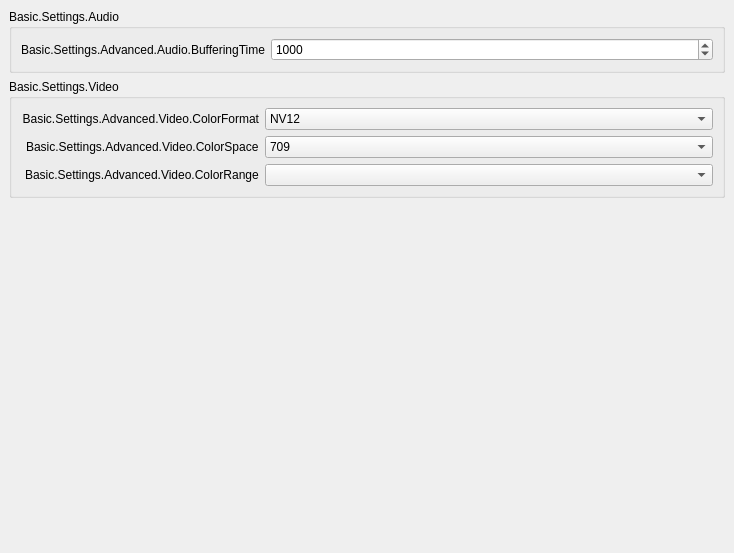
           <widget class="QWidget" name="scrollAreaWidgetContents">
            <property name="geometry">
             <rect>
              <x>0</x>
              <y>0</y>
              <width>734</width>
              <height>553</height>
             </rect>
            </property>
            <layout class="QVBoxLayout" name="verticalLayout_16">
             <property name="leftMargin">
              <number>0</number>
             </property>
             <property name="topMargin">
              <number>0</number>
             </property>
             <property name="rightMargin">
              <number>0</number>
             </property>
             <property name="bottomMargin">
              <number>9</number>
             </property>
             <item alignment="Qt::AlignTop">
              <widget class="QWidget" name="widget_11" native="true">
               <layout class="QVBoxLayout" name="verticalLayout_17">
                <item>
                 <widget class="QGroupBox" name="groupBox_6">
                  <property name="title">
                   <string>Basic.Settings.Audio</string>
                  </property>
                  <layout class="QFormLayout" name="formLayout_17">
                   <property name="fieldGrowthPolicy">
                    <enum>QFormLayout::AllNonFixedFieldsGrow</enum>
                   </property>
                   <property name="labelAlignment">
                    <set>Qt::AlignRight|Qt::AlignTrailing|Qt::AlignVCenter</set>
                   </property>
                   <item row="0" column="0">
                    <widget class="QLabel" name="label_35">
                     <property name="minimumSize">
                      <size>
                       <width>0</width>
                       <height>0</height>
                      </size>
                     </property>
                     <property name="text">
                      <string>Basic.Settings.Advanced.Audio.BufferingTime</string>
                     </property>
                     <property name="alignment">
                      <set>Qt::AlignRight|Qt::AlignTrailing|Qt::AlignVCenter</set>
                     </property>
                    </widget>
                   </item>
                   <item row="0" column="1">
                    <widget class="QSpinBox" name="audioBufferingTime">
                     <property name="minimum">
                      <number>100</number>
                     </property>
                     <property name="maximum">
                      <number>10000</number>
                     </property>
                     <property name="value">
                      <number>1000</number>
                     </property>
                    </widget>
                   </item>
                  </layout>
                 </widget>
                </item>
                <item>
                 <widget class="QGroupBox" name="advancedVideoContainer">
                  <property name="title">
                   <string>Basic.Settings.Video</string>
                  </property>
                  <layout class="QFormLayout" name="formLayout_14">
                   <property name="fieldGrowthPolicy">
                    <enum>QFormLayout::AllNonFixedFieldsGrow</enum>
                   </property>
                   <property name="labelAlignment">
                    <set>Qt::AlignRight|Qt::AlignTrailing|Qt::AlignVCenter</set>
                   </property>
                   <item row="0" column="0">
                    <widget class="QLabel" name="label_30">
                     <property name="minimumSize">
                      <size>
                       <width>0</width>
                       <height>0</height>
                      </size>
                     </property>
                     <property name="text">
                      <string>Basic.Settings.Advanced.Video.ColorFormat</string>
                     </property>
                     <property name="alignment">
                      <set>Qt::AlignRight|Qt::AlignTrailing|Qt::AlignVCenter</set>
                     </property>
                    </widget>
                   </item>
                   <item row="0" column="1">
                    <widget class="QComboBox" name="colorFormat">
                     <item>
                      <property name="text">
                       <string notr="true">NV12</string>
                      </property>
                     </item>
                     <item>
                      <property name="text">
                       <string notr="true">I420</string>
                      </property>
                     </item>
                     <item>
                      <property name="text">
                       <string>I444</string>
                      </property>
                     </item>
                     <item>
                      <property name="text">
                       <string notr="true">RGB</string>
                      </property>
                     </item>
                    </widget>
                   </item>
                   <item row="2" column="0">
                    <widget class="QLabel" name="label_34">
                     <property name="text">
                      <string>Basic.Settings.Advanced.Video.ColorRange</string>
                     </property>
                    </widget>
                   </item>
                   <item row="2" column="1">
                    <widget class="QComboBox" name="colorRange"/>
                   </item>
                   <item row="1" column="0">
                    <widget class="QLabel" name="label_33">
                     <property name="text">
                      <string>Basic.Settings.Advanced.Video.ColorSpace</string>
                     </property>
                    </widget>
                   </item>
                   <item row="1" column="1">
                    <widget class="QComboBox" name="colorSpace">
                     <item>
                      <property name="text">
                       <string notr="true">709</string>
                      </property>
                     </item>
                     <item>
                      <property name="text">
                       <string notr="true">601</string>
                      </property>
                     </item>
                    </widget>
                   </item>
                  </layout>
                 </widget>
                </item>
                <item>
                 <widget class="QLabel" name="advancedMsg">
                  <property name="styleSheet">
                   <string notr="true">color: rgb(255, 0, 4);</string>
                  </property>
                  <property name="text">
                   <string notr="true"/>
                  </property>
                  <property name="wordWrap">
                   <bool>true</bool>
                  </property>
                 </widget>
                </item>
                <item>
                 <widget class="QLabel" name="advancedMsg2">
                  <property name="styleSheet">
                   <string notr="true">color: rgb(255, 0, 4);</string>
                  </property>
                  <property name="text">
                   <string notr="true"/>
                  </property>
                  <property name="wordWrap">
                   <bool>true</bool>
                  </property>
                 </widget>
                </item>
               </layout>
              </widget>
             </item>
            </layout>
           </widget>
